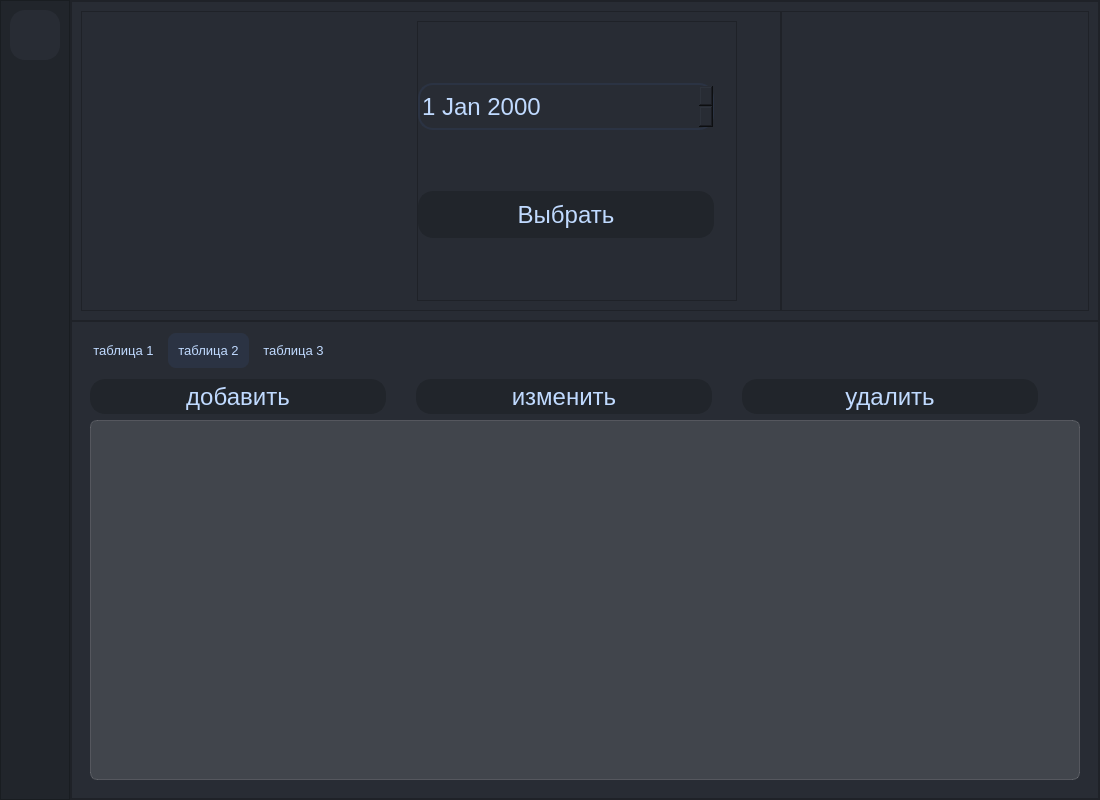
<?xml version="1.0" encoding="UTF-8"?>
<ui version="4.0">
 <class>AdminWindow</class>
 <widget class="QMainWindow" name="AdminWindow">
  <property name="geometry">
   <rect>
    <x>0</x>
    <y>0</y>
    <width>1100</width>
    <height>800</height>
   </rect>
  </property>
  <property name="minimumSize">
   <size>
    <width>1000</width>
    <height>800</height>
   </size>
  </property>
  <property name="windowTitle">
   <string>MainWindow</string>
  </property>
  <widget class="QWidget" name="centralwidget">
   <property name="styleSheet">
    <string notr="true">background-color: rgb(40, 44, 52);</string>
   </property>
   <layout class="QHBoxLayout" name="horizontalLayout">
    <property name="spacing">
     <number>0</number>
    </property>
    <property name="leftMargin">
     <number>0</number>
    </property>
    <property name="topMargin">
     <number>0</number>
    </property>
    <property name="rightMargin">
     <number>0</number>
    </property>
    <property name="bottomMargin">
     <number>0</number>
    </property>
    <item>
     <widget class="QFrame" name="Left_Frame">
      <property name="minimumSize">
       <size>
        <width>70</width>
        <height>0</height>
       </size>
      </property>
      <property name="maximumSize">
       <size>
        <width>70</width>
        <height>16777215</height>
       </size>
      </property>
      <property name="styleSheet">
       <string notr="true">background-color: rgb(33, 37, 43);</string>
      </property>
      <property name="frameShape">
       <enum>QFrame::StyledPanel</enum>
      </property>
      <property name="frameShadow">
       <enum>QFrame::Raised</enum>
      </property>
      <property name="lineWidth">
       <number>0</number>
      </property>
      <widget class="QPushButton" name="btn_exit_admin">
       <property name="geometry">
        <rect>
         <x>10</x>
         <y>10</y>
         <width>50</width>
         <height>50</height>
        </rect>
       </property>
       <property name="minimumSize">
        <size>
         <width>50</width>
         <height>50</height>
        </size>
       </property>
       <property name="maximumSize">
        <size>
         <width>50</width>
         <height>50</height>
        </size>
       </property>
       <property name="cursor">
        <cursorShape>PointingHandCursor</cursorShape>
       </property>
       <property name="styleSheet">
        <string notr="true">QPushButton{
background-color: rgb(40, 44, 52);
border: 2px solid rgb(40, 44, 52);
border-radius: 15px;
}

QPushButton:hover{
color:rgb(192, 218, 255);
background-color: rgb(43, 51, 67);  
border: 2px solid rgb(33, 37, 43);
border-radius: 15px;
}

QPushButton:pressed{
color:rgb(192, 218, 255);
background-color: rgb(40, 44, 52); 
border: 2px solid rgb(192, 218, 255);
border-radius: 15px;
}</string>
       </property>
       <property name="text">
        <string/>
       </property>
       <property name="icon">
        <iconset resource="../resources/Resource.qrc">
         <normaloff>:/icons/cil-account-logout.png</normaloff>:/icons/cil-account-logout.png</iconset>
       </property>
      </widget>
     </widget>
    </item>
    <item>
     <widget class="QFrame" name="Right_Frame">
      <property name="frameShape">
       <enum>QFrame::StyledPanel</enum>
      </property>
      <property name="frameShadow">
       <enum>QFrame::Raised</enum>
      </property>
      <layout class="QVBoxLayout" name="verticalLayout">
       <property name="spacing">
        <number>0</number>
       </property>
       <property name="leftMargin">
        <number>0</number>
       </property>
       <property name="topMargin">
        <number>0</number>
       </property>
       <property name="rightMargin">
        <number>0</number>
       </property>
       <property name="bottomMargin">
        <number>0</number>
       </property>
       <item>
        <widget class="QFrame" name="Top_Frame">
         <property name="minimumSize">
          <size>
           <width>0</width>
           <height>320</height>
          </size>
         </property>
         <property name="maximumSize">
          <size>
           <width>16777215</width>
           <height>16777215</height>
          </size>
         </property>
         <property name="styleSheet">
          <string notr="true">background-color: rgb(40, 44, 52);
</string>
         </property>
         <property name="frameShape">
          <enum>QFrame::StyledPanel</enum>
         </property>
         <property name="frameShadow">
          <enum>QFrame::Raised</enum>
         </property>
         <property name="lineWidth">
          <number>0</number>
         </property>
         <layout class="QHBoxLayout" name="horizontalLayout_3">
          <property name="spacing">
           <number>0</number>
          </property>
          <property name="leftMargin">
           <number>9</number>
          </property>
          <property name="rightMargin">
           <number>9</number>
          </property>
          <property name="bottomMargin">
           <number>9</number>
          </property>
          <item alignment="Qt::AlignLeft">
           <widget class="QFrame" name="Left_top_Frame">
            <property name="sizePolicy">
             <sizepolicy hsizetype="Maximum" vsizetype="Preferred">
              <horstretch>0</horstretch>
              <verstretch>0</verstretch>
             </sizepolicy>
            </property>
            <property name="minimumSize">
             <size>
              <width>700</width>
              <height>0</height>
             </size>
            </property>
            <property name="maximumSize">
             <size>
              <width>309</width>
              <height>16777215</height>
             </size>
            </property>
            <property name="styleSheet">
             <string notr="true">background-color: rgb(40, 44, 52);</string>
            </property>
            <property name="frameShape">
             <enum>QFrame::StyledPanel</enum>
            </property>
            <property name="frameShadow">
             <enum>QFrame::Raised</enum>
            </property>
            <layout class="QHBoxLayout" name="horizontalLayout_5">
             <property name="spacing">
              <number>6</number>
             </property>
             <property name="leftMargin">
              <number>9</number>
             </property>
             <property name="topMargin">
              <number>9</number>
             </property>
             <property name="rightMargin">
              <number>20</number>
             </property>
             <property name="bottomMargin">
              <number>9</number>
             </property>
             <item>
              <widget class="PlotWidget" name="graphWidget" native="true">
               <property name="sizePolicy">
                <sizepolicy hsizetype="Fixed" vsizetype="Fixed">
                 <horstretch>0</horstretch>
                 <verstretch>0</verstretch>
                </sizepolicy>
               </property>
               <property name="minimumSize">
                <size>
                 <width>278</width>
                 <height>278</height>
                </size>
               </property>
               <property name="maximumSize">
                <size>
                 <width>278</width>
                 <height>278</height>
                </size>
               </property>
               <property name="styleSheet">
                <string notr="true"/>
               </property>
              </widget>
             </item>
             <item>
              <widget class="QFrame" name="Center_top_Frame">
               <property name="sizePolicy">
                <sizepolicy hsizetype="Maximum" vsizetype="Preferred">
                 <horstretch>0</horstretch>
                 <verstretch>0</verstretch>
                </sizepolicy>
               </property>
               <property name="minimumSize">
                <size>
                 <width>320</width>
                 <height>98</height>
                </size>
               </property>
               <property name="maximumSize">
                <size>
                 <width>320</width>
                 <height>16777215</height>
                </size>
               </property>
               <property name="styleSheet">
                <string notr="true">background-color: rgb(40, 44, 52);</string>
               </property>
               <property name="frameShape">
                <enum>QFrame::StyledPanel</enum>
               </property>
               <property name="frameShadow">
                <enum>QFrame::Raised</enum>
               </property>
               <layout class="QVBoxLayout" name="verticalLayout_2">
                <property name="spacing">
                 <number>0</number>
                </property>
                <property name="leftMargin">
                 <number>0</number>
                </property>
                <property name="topMargin">
                 <number>0</number>
                </property>
                <property name="rightMargin">
                 <number>0</number>
                </property>
                <property name="bottomMargin">
                 <number>0</number>
                </property>
                <item>
                 <widget class="QDateEdit" name="dateEdit_admin">
                  <property name="minimumSize">
                   <size>
                    <width>296</width>
                    <height>47</height>
                   </size>
                  </property>
                  <property name="maximumSize">
                   <size>
                    <width>296</width>
                    <height>47</height>
                   </size>
                  </property>
                  <property name="font">
                   <font>
                    <pointsize>18</pointsize>
                   </font>
                  </property>
                  <property name="styleSheet">
                   <string notr="true">color: rgb(192, 218, 255);
background-color: rgb(40, 44, 52);
border: 2px solid rgb(43, 51, 67); 
border-radius: 15px;</string>
                  </property>
                 </widget>
                </item>
                <item>
                 <widget class="QPushButton" name="btn_select_date">
                  <property name="minimumSize">
                   <size>
                    <width>296</width>
                    <height>47</height>
                   </size>
                  </property>
                  <property name="maximumSize">
                   <size>
                    <width>296</width>
                    <height>16777215</height>
                   </size>
                  </property>
                  <property name="font">
                   <font>
                    <pointsize>18</pointsize>
                   </font>
                  </property>
                  <property name="styleSheet">
                   <string notr="true">QPushButton{
color:rgb(192, 218, 255);
background-color: rgb(33, 37, 43);  
border: 2px solid rgb(33, 37, 43);
border-radius: 15px;
}

QPushButton:hover{
color:rgb(192, 218, 255);
background-color: rgb(43, 51, 67);  
border: 2px solid rgb(33, 37, 43);
border-radius: 15px;
}

QPushButton:pressed{
color:rgb(192, 218, 255);
background-color: rgb(33, 37, 43);;  
border: 2px solid rgb(192, 218, 255);
border-radius: 15px;
}

</string>
                  </property>
                  <property name="text">
                   <string>Выбрать</string>
                  </property>
                 </widget>
                </item>
               </layout>
              </widget>
             </item>
            </layout>
           </widget>
          </item>
          <item>
           <widget class="QFrame" name="Right_top_Frame">
            <property name="styleSheet">
             <string notr="true">background-color: rgb(40, 44, 52);</string>
            </property>
            <property name="frameShape">
             <enum>QFrame::StyledPanel</enum>
            </property>
            <property name="frameShadow">
             <enum>QFrame::Raised</enum>
            </property>
           </widget>
          </item>
         </layout>
        </widget>
       </item>
       <item>
        <widget class="QFrame" name="Bot_Frame">
         <property name="minimumSize">
          <size>
           <width>300</width>
           <height>0</height>
          </size>
         </property>
         <property name="maximumSize">
          <size>
           <width>16777215</width>
           <height>16777215</height>
          </size>
         </property>
         <property name="styleSheet">
          <string notr="true">background-color: rgb(40, 44, 52);
</string>
         </property>
         <property name="frameShape">
          <enum>QFrame::StyledPanel</enum>
         </property>
         <property name="frameShadow">
          <enum>QFrame::Raised</enum>
         </property>
         <property name="lineWidth">
          <number>0</number>
         </property>
         <layout class="QHBoxLayout" name="horizontalLayout_2">
          <item>
           <widget class="QTabWidget" name="tabWidget">
            <property name="font">
             <font>
              <pointsize>10</pointsize>
             </font>
            </property>
            <property name="styleSheet">
             <string notr="true">QTabWidget::tab-bar {
   border: 1px solid gray;
}

QTabBar::tab {
  background-color: rgb(40, 44, 52);
  color:rgb(192, 218, 255);
  padding: 10px;
  border: 2px solid rgb(40, 44, 52);
  border-radius: 10px;
 }

 QTabBar::tab:selected {
  background-color: rgb(43, 51, 67);
 }

QTabWidget::pane { 
   border: none;
}
</string>
            </property>
            <property name="tabShape">
             <enum>QTabWidget::Rounded</enum>
            </property>
            <property name="currentIndex">
             <number>1</number>
            </property>
            <widget class="QWidget" name="tab_1">
             <attribute name="title">
              <string>таблица 1</string>
             </attribute>
             <layout class="QVBoxLayout" name="verticalLayout_3">
              <item>
               <layout class="QHBoxLayout" name="H_Lay_Btn1">
                <property name="spacing">
                 <number>30</number>
                </property>
                <property name="leftMargin">
                 <number>0</number>
                </property>
                <property name="rightMargin">
                 <number>0</number>
                </property>
                <item>
                 <widget class="QPushButton" name="btn_add1">
                  <property name="minimumSize">
                   <size>
                    <width>296</width>
                    <height>35</height>
                   </size>
                  </property>
                  <property name="maximumSize">
                   <size>
                    <width>296</width>
                    <height>35</height>
                   </size>
                  </property>
                  <property name="font">
                   <font>
                    <pointsize>18</pointsize>
                   </font>
                  </property>
                  <property name="styleSheet">
                   <string notr="true">QPushButton{
color:rgb(192, 218, 255);
background-color: rgb(33, 37, 43);;  
border: 2px solid rgb(33, 37, 43);
border-radius: 15px;
}

QPushButton:hover{
color:rgb(192, 218, 255);
background-color: rgb(43, 51, 67);  
border: 2px solid rgb(33, 37, 43);
border-radius: 15px;
}

QPushButton:pressed{
color:rgb(192, 218, 255);
background-color: rgb(33, 37, 43);;  
border: 2px solid rgb(192, 218, 255);
border-radius: 15px;
}

</string>
                  </property>
                  <property name="text">
                   <string>добавить</string>
                  </property>
                 </widget>
                </item>
                <item>
                 <widget class="QPushButton" name="btn_change1">
                  <property name="minimumSize">
                   <size>
                    <width>296</width>
                    <height>35</height>
                   </size>
                  </property>
                  <property name="maximumSize">
                   <size>
                    <width>296</width>
                    <height>35</height>
                   </size>
                  </property>
                  <property name="font">
                   <font>
                    <pointsize>18</pointsize>
                   </font>
                  </property>
                  <property name="styleSheet">
                   <string notr="true">QPushButton{
color:rgb(192, 218, 255);
background-color: rgb(33, 37, 43);;  
border: 2px solid rgb(33, 37, 43);
border-radius: 15px;
}

QPushButton:hover{
color:rgb(192, 218, 255);
background-color: rgb(43, 51, 67);  
border: 2px solid rgb(33, 37, 43);
border-radius: 15px;
}

QPushButton:pressed{
color:rgb(192, 218, 255);
background-color: rgb(33, 37, 43);;  
border: 2px solid rgb(192, 218, 255);
border-radius: 15px;
}

</string>
                  </property>
                  <property name="text">
                   <string>изменить</string>
                  </property>
                 </widget>
                </item>
                <item alignment="Qt::AlignLeft">
                 <widget class="QPushButton" name="btn_delete1">
                  <property name="minimumSize">
                   <size>
                    <width>296</width>
                    <height>35</height>
                   </size>
                  </property>
                  <property name="maximumSize">
                   <size>
                    <width>296</width>
                    <height>35</height>
                   </size>
                  </property>
                  <property name="font">
                   <font>
                    <pointsize>18</pointsize>
                   </font>
                  </property>
                  <property name="styleSheet">
                   <string notr="true">QPushButton{
color:rgb(192, 218, 255);
background-color: rgb(33, 37, 43);;  
border: 2px solid rgb(33, 37, 43);
border-radius: 15px;
}

QPushButton:hover{
color:rgb(192, 218, 255);
background-color: rgb(43, 51, 67);  
border: 2px solid rgb(33, 37, 43);
border-radius: 15px;
}

QPushButton:pressed{
color:rgb(192, 218, 255);
background-color: rgb(33, 37, 43);;  
border: 2px solid rgb(192, 218, 255);
border-radius: 15px;
}

</string>
                  </property>
                  <property name="text">
                   <string>удалить</string>
                  </property>
                 </widget>
                </item>
               </layout>
              </item>
              <item>
               <widget class="QTableView" name="tableView_1">
                <property name="styleSheet">
                 <string notr="true">QTableView {
background-color: rgba(255, 255, 255, 30); 
border: 1px solid rgba(255,255,255,40);
border-top-right-radius: 7px;
border-top-left-radius: 7px; 
border-bottom-right-radius: 7px;
border-bottom-left-radius: 7px;
color :rgb(192, 218, 255);
}

QHeaderView::section {
background-color: rgb(33, 37, 43);  
color: rgb(192, 218, 255);
border: 2px solid rgb(33, 37, 43);
border-radius: 15px;
height: 50px;
font-size: 16pt;
}

QTableView::item {
    border-style: none;
}

QTableView::item:selected{
	border: none;
	color:rgb(192, 218, 255);
    background-color: rgba(255, 255, 255, 50);
}</string>
                </property>
                <property name="showGrid">
                 <bool>true</bool>
                </property>
               </widget>
              </item>
             </layout>
            </widget>
            <widget class="QWidget" name="tab_2">
             <attribute name="title">
              <string>таблица 2</string>
             </attribute>
             <layout class="QVBoxLayout" name="verticalLayout_4">
              <item>
               <layout class="QHBoxLayout" name="H_Lay_Btn1_2">
                <property name="spacing">
                 <number>30</number>
                </property>
                <property name="leftMargin">
                 <number>0</number>
                </property>
                <property name="rightMargin">
                 <number>0</number>
                </property>
                <item>
                 <widget class="QPushButton" name="btn_add2">
                  <property name="minimumSize">
                   <size>
                    <width>296</width>
                    <height>35</height>
                   </size>
                  </property>
                  <property name="maximumSize">
                   <size>
                    <width>296</width>
                    <height>35</height>
                   </size>
                  </property>
                  <property name="font">
                   <font>
                    <pointsize>18</pointsize>
                   </font>
                  </property>
                  <property name="styleSheet">
                   <string notr="true">QPushButton{
color:rgb(192, 218, 255);
background-color: rgb(33, 37, 43);;  
border: 2px solid rgb(33, 37, 43);
border-radius: 15px;
}

QPushButton:hover{
color:rgb(192, 218, 255);
background-color: rgb(43, 51, 67);  
border: 2px solid rgb(33, 37, 43);
border-radius: 15px;
}

QPushButton:pressed{
color:rgb(192, 218, 255);
background-color: rgb(33, 37, 43);;  
border: 2px solid rgb(192, 218, 255);
border-radius: 15px;
}

</string>
                  </property>
                  <property name="text">
                   <string>добавить</string>
                  </property>
                 </widget>
                </item>
                <item>
                 <widget class="QPushButton" name="btn_change2">
                  <property name="minimumSize">
                   <size>
                    <width>296</width>
                    <height>35</height>
                   </size>
                  </property>
                  <property name="maximumSize">
                   <size>
                    <width>296</width>
                    <height>35</height>
                   </size>
                  </property>
                  <property name="font">
                   <font>
                    <pointsize>18</pointsize>
                   </font>
                  </property>
                  <property name="styleSheet">
                   <string notr="true">QPushButton{
color:rgb(192, 218, 255);
background-color: rgb(33, 37, 43);;  
border: 2px solid rgb(33, 37, 43);
border-radius: 15px;
}

QPushButton:hover{
color:rgb(192, 218, 255);
background-color: rgb(43, 51, 67);  
border: 2px solid rgb(33, 37, 43);
border-radius: 15px;
}

QPushButton:pressed{
color:rgb(192, 218, 255);
background-color: rgb(33, 37, 43);;  
border: 2px solid rgb(192, 218, 255);
border-radius: 15px;
}

</string>
                  </property>
                  <property name="text">
                   <string>изменить</string>
                  </property>
                 </widget>
                </item>
                <item alignment="Qt::AlignLeft">
                 <widget class="QPushButton" name="btn_delete2">
                  <property name="minimumSize">
                   <size>
                    <width>296</width>
                    <height>35</height>
                   </size>
                  </property>
                  <property name="maximumSize">
                   <size>
                    <width>296</width>
                    <height>35</height>
                   </size>
                  </property>
                  <property name="font">
                   <font>
                    <pointsize>18</pointsize>
                   </font>
                  </property>
                  <property name="styleSheet">
                   <string notr="true">QPushButton{
color:rgb(192, 218, 255);
background-color: rgb(33, 37, 43);;  
border: 2px solid rgb(33, 37, 43);
border-radius: 15px;
}

QPushButton:hover{
color:rgb(192, 218, 255);
background-color: rgb(43, 51, 67);  
border: 2px solid rgb(33, 37, 43);
border-radius: 15px;
}

QPushButton:pressed{
color:rgb(192, 218, 255);
background-color: rgb(33, 37, 43);;  
border: 2px solid rgb(192, 218, 255);
border-radius: 15px;
}

</string>
                  </property>
                  <property name="text">
                   <string>удалить</string>
                  </property>
                 </widget>
                </item>
               </layout>
              </item>
              <item>
               <widget class="QTableView" name="tableView_2">
                <property name="styleSheet">
                 <string notr="true">QTableView {
background-color: rgba(255, 255, 255, 30); 
border: 1px solid rgba(255,255,255,40);
border-top-right-radius: 7px;
border-top-left-radius: 7px; 
border-bottom-right-radius: 7px;
border-bottom-left-radius: 7px;
color :rgb(192, 218, 255);
}

QHeaderView::section {
background-color: rgb(33, 37, 43);  
color: rgb(192, 218, 255);
border: 2px solid rgb(33, 37, 43);
border-radius: 15px;
height: 50px;
font-size: 16pt;
}

QTableView::item {
    border-style: none;
}

QTableView::item:selected{
	border: none;
	color:rgb(192, 218, 255);
    background-color: rgba(255, 255, 255, 50);
}</string>
                </property>
                <property name="showGrid">
                 <bool>true</bool>
                </property>
               </widget>
              </item>
             </layout>
            </widget>
            <widget class="QWidget" name="tab_3">
             <attribute name="title">
              <string>таблица 3</string>
             </attribute>
             <layout class="QVBoxLayout" name="verticalLayout_5">
              <item>
               <layout class="QHBoxLayout" name="H_Lay_Btn_3">
                <property name="spacing">
                 <number>30</number>
                </property>
                <property name="leftMargin">
                 <number>0</number>
                </property>
                <property name="rightMargin">
                 <number>30</number>
                </property>
                <item>
                 <widget class="QPushButton" name="btn_add3">
                  <property name="minimumSize">
                   <size>
                    <width>296</width>
                    <height>35</height>
                   </size>
                  </property>
                  <property name="maximumSize">
                   <size>
                    <width>296</width>
                    <height>35</height>
                   </size>
                  </property>
                  <property name="font">
                   <font>
                    <pointsize>18</pointsize>
                   </font>
                  </property>
                  <property name="styleSheet">
                   <string notr="true">QPushButton{
color:rgb(192, 218, 255);
background-color: rgb(33, 37, 43);;  
border: 2px solid rgb(33, 37, 43);
border-radius: 15px;
}

QPushButton:hover{
color:rgb(192, 218, 255);
background-color: rgb(43, 51, 67);  
border: 2px solid rgb(33, 37, 43);
border-radius: 15px;
}

QPushButton:pressed{
color:rgb(192, 218, 255);
background-color: rgb(33, 37, 43);;  
border: 2px solid rgb(192, 218, 255);
border-radius: 15px;
}

</string>
                  </property>
                  <property name="text">
                   <string>добавить</string>
                  </property>
                 </widget>
                </item>
                <item>
                 <widget class="QPushButton" name="btn_change3">
                  <property name="minimumSize">
                   <size>
                    <width>296</width>
                    <height>35</height>
                   </size>
                  </property>
                  <property name="maximumSize">
                   <size>
                    <width>296</width>
                    <height>35</height>
                   </size>
                  </property>
                  <property name="font">
                   <font>
                    <pointsize>18</pointsize>
                   </font>
                  </property>
                  <property name="styleSheet">
                   <string notr="true">QPushButton{
color:rgb(192, 218, 255);
background-color: rgb(33, 37, 43);;  
border: 2px solid rgb(33, 37, 43);
border-radius: 15px;
}

QPushButton:hover{
color:rgb(192, 218, 255);
background-color: rgb(43, 51, 67);  
border: 2px solid rgb(33, 37, 43);
border-radius: 15px;
}

QPushButton:pressed{
color:rgb(192, 218, 255);
background-color: rgb(33, 37, 43);;  
border: 2px solid rgb(192, 218, 255);
border-radius: 15px;
}

</string>
                  </property>
                  <property name="text">
                   <string>изменить</string>
                  </property>
                 </widget>
                </item>
                <item alignment="Qt::AlignLeft">
                 <widget class="QPushButton" name="btn_delete3">
                  <property name="minimumSize">
                   <size>
                    <width>296</width>
                    <height>35</height>
                   </size>
                  </property>
                  <property name="maximumSize">
                   <size>
                    <width>296</width>
                    <height>35</height>
                   </size>
                  </property>
                  <property name="font">
                   <font>
                    <pointsize>18</pointsize>
                   </font>
                  </property>
                  <property name="styleSheet">
                   <string notr="true">QPushButton{
color:rgb(192, 218, 255);
background-color: rgb(33, 37, 43);;  
border: 2px solid rgb(33, 37, 43);
border-radius: 15px;
}

QPushButton:hover{
color:rgb(192, 218, 255);
background-color: rgb(43, 51, 67);  
border: 2px solid rgb(33, 37, 43);
border-radius: 15px;
}

QPushButton:pressed{
color:rgb(192, 218, 255);
background-color: rgb(33, 37, 43);;  
border: 2px solid rgb(192, 218, 255);
border-radius: 15px;
}

</string>
                  </property>
                  <property name="text">
                   <string>удалить</string>
                  </property>
                 </widget>
                </item>
               </layout>
              </item>
              <item>
               <widget class="QTableView" name="tableView_3">
                <property name="styleSheet">
                 <string notr="true">QTableView {
background-color: rgba(255, 255, 255, 30); 
border: 1px solid rgba(255,255,255,40);
border-top-right-radius: 7px;
border-top-left-radius: 7px; 
border-bottom-right-radius: 7px;
border-bottom-left-radius: 7px;
color :rgb(192, 218, 255);
}

QHeaderView::section {
background-color: rgb(33, 37, 43);  
color: rgb(192, 218, 255);
border: 2px solid rgb(33, 37, 43);
border-radius: 15px;
height: 50px;
font-size: 16pt;
}

QTableView::item {
    border-style: none;
}

QTableView::item:selected{
	border: none;
	color:rgb(192, 218, 255);
    background-color: rgba(255, 255, 255, 50);
}</string>
                </property>
                <property name="showGrid">
                 <bool>true</bool>
                </property>
               </widget>
              </item>
             </layout>
            </widget>
           </widget>
          </item>
         </layout>
        </widget>
       </item>
      </layout>
     </widget>
    </item>
   </layout>
  </widget>
 </widget>
 <customwidgets>
  <customwidget>
   <class>PlotWidget</class>
   <extends>QWidget</extends>
   <header>pyqtgraph</header>
   <container>1</container>
  </customwidget>
 </customwidgets>
 <resources>
  <include location="../resources/Resource.qrc"/>
 </resources>
 <connections/>
</ui>
